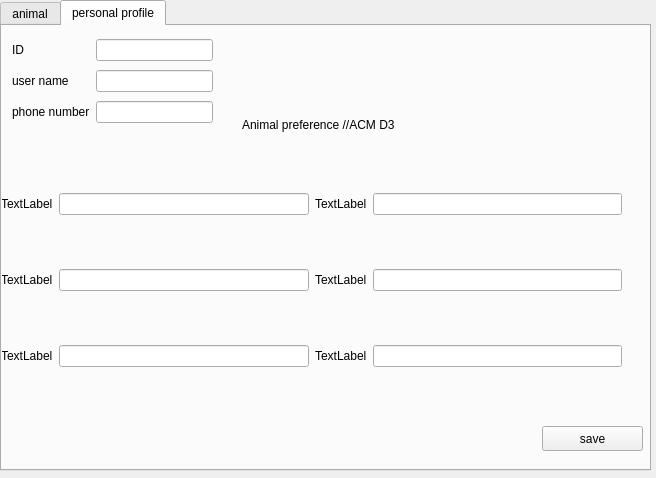
<?xml version="1.0" encoding="UTF-8"?>
<ui version="4.0">
 <class>ClientWindow</class>
 <widget class="QDialog" name="ClientWindow">
  <property name="geometry">
   <rect>
    <x>0</x>
    <y>0</y>
    <width>656</width>
    <height>478</height>
   </rect>
  </property>
  <property name="windowTitle">
   <string>Dialog</string>
  </property>
  <widget class="QTabWidget" name="tabWidget">
   <property name="geometry">
    <rect>
     <x>0</x>
     <y>0</y>
     <width>651</width>
     <height>471</height>
    </rect>
   </property>
   <property name="currentIndex">
    <number>1</number>
   </property>
   <widget class="QWidget" name="tab">
    <attribute name="title">
     <string>animal</string>
    </attribute>
    <widget class="QTableWidget" name="AnimalListTable">
     <property name="geometry">
      <rect>
       <x>0</x>
       <y>0</y>
       <width>551</width>
       <height>401</height>
      </rect>
     </property>
     <column>
      <property name="text">
       <string>New Column</string>
      </property>
     </column>
     <column>
      <property name="text">
       <string>Name</string>
      </property>
     </column>
     <column>
      <property name="text">
       <string>species</string>
      </property>
     </column>
    </widget>
    <widget class="QPushButton" name="recommandButton">
     <property name="geometry">
      <rect>
       <x>560</x>
       <y>10</y>
       <width>83</width>
       <height>25</height>
      </rect>
     </property>
     <property name="text">
      <string>recommand</string>
     </property>
    </widget>
    <widget class="QLabel" name="label_11">
     <property name="geometry">
      <rect>
       <x>20</x>
       <y>410</y>
       <width>381</width>
       <height>20</height>
      </rect>
     </property>
     <property name="text">
      <string>Hint: Double Clicked Table Content To View Animal Details</string>
     </property>
    </widget>
   </widget>
   <widget class="QWidget" name="tab_2">
    <attribute name="title">
     <string>personal profile</string>
    </attribute>
    <widget class="QWidget" name="gridLayoutWidget">
     <property name="geometry">
      <rect>
       <x>10</x>
       <y>10</y>
       <width>201</width>
       <height>91</height>
      </rect>
     </property>
     <layout class="QGridLayout" name="gridLayout">
      <item row="1" column="0">
       <widget class="QLabel" name="label_2">
        <property name="text">
         <string>user name</string>
        </property>
       </widget>
      </item>
      <item row="0" column="1">
       <widget class="QLineEdit" name="lineEdit"/>
      </item>
      <item row="0" column="0">
       <widget class="QLabel" name="label">
        <property name="text">
         <string>ID</string>
        </property>
       </widget>
      </item>
      <item row="1" column="1">
       <widget class="QLineEdit" name="lineEdit_2"/>
      </item>
      <item row="2" column="0">
       <widget class="QLabel" name="label_3">
        <property name="text">
         <string>phone number</string>
        </property>
       </widget>
      </item>
      <item row="2" column="1">
       <widget class="QLineEdit" name="lineEdit_3"/>
      </item>
     </layout>
    </widget>
    <widget class="QLabel" name="label_4">
     <property name="geometry">
      <rect>
       <x>240</x>
       <y>90</y>
       <width>191</width>
       <height>17</height>
      </rect>
     </property>
     <property name="text">
      <string>Animal preference //ACM D3</string>
     </property>
    </widget>
    <widget class="QWidget" name="gridLayoutWidget_2">
     <property name="geometry">
      <rect>
       <x>-1</x>
       <y>119</y>
       <width>621</width>
       <height>271</height>
      </rect>
     </property>
     <layout class="QGridLayout" name="gridLayout_2">
      <item row="0" column="1">
       <widget class="QLineEdit" name="lineEdit_4"/>
      </item>
      <item row="0" column="0">
       <widget class="QLabel" name="label_6">
        <property name="text">
         <string>TextLabel</string>
        </property>
       </widget>
      </item>
      <item row="0" column="2">
       <widget class="QLabel" name="label_8">
        <property name="text">
         <string>TextLabel</string>
        </property>
       </widget>
      </item>
      <item row="2" column="1">
       <widget class="QLineEdit" name="lineEdit_6"/>
      </item>
      <item row="0" column="3">
       <widget class="QLineEdit" name="lineEdit_7"/>
      </item>
      <item row="1" column="2">
       <widget class="QLabel" name="label_9">
        <property name="text">
         <string>TextLabel</string>
        </property>
       </widget>
      </item>
      <item row="1" column="3">
       <widget class="QLineEdit" name="lineEdit_8"/>
      </item>
      <item row="1" column="1">
       <widget class="QLineEdit" name="lineEdit_5"/>
      </item>
      <item row="1" column="0">
       <widget class="QLabel" name="label_5">
        <property name="text">
         <string>TextLabel</string>
        </property>
       </widget>
      </item>
      <item row="2" column="2">
       <widget class="QLabel" name="label_10">
        <property name="text">
         <string>TextLabel</string>
        </property>
       </widget>
      </item>
      <item row="2" column="3">
       <widget class="QLineEdit" name="lineEdit_9"/>
      </item>
      <item row="2" column="0">
       <widget class="QLabel" name="label_7">
        <property name="text">
         <string>TextLabel</string>
        </property>
       </widget>
      </item>
     </layout>
    </widget>
    <widget class="QPushButton" name="saveButton">
     <property name="geometry">
      <rect>
       <x>540</x>
       <y>400</y>
       <width>101</width>
       <height>25</height>
      </rect>
     </property>
     <property name="text">
      <string>save</string>
     </property>
    </widget>
   </widget>
  </widget>
 </widget>
 <resources/>
 <connections/>
</ui>
